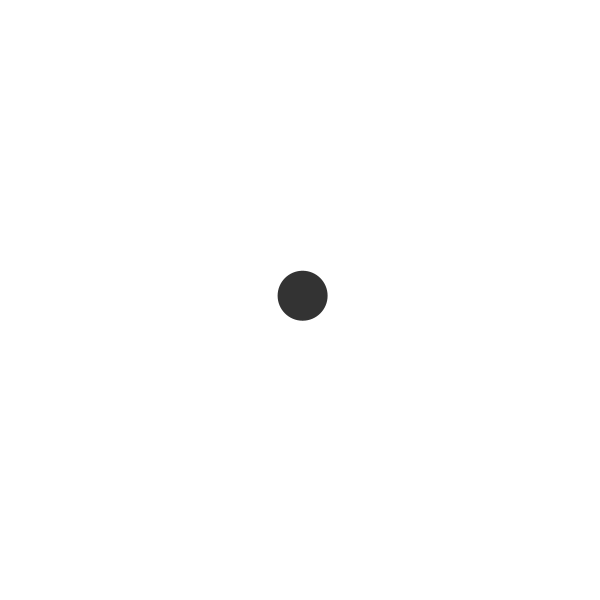
Frame 1 (no input)
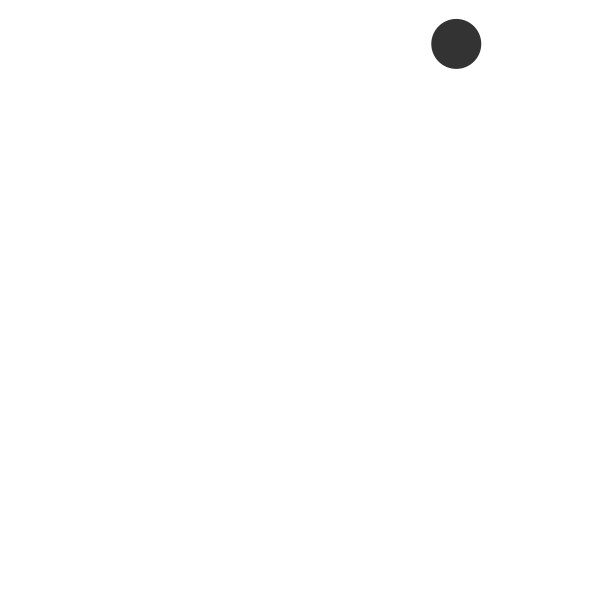
Frame 60 (the mouse pressed at the canvas centre just before this capture)
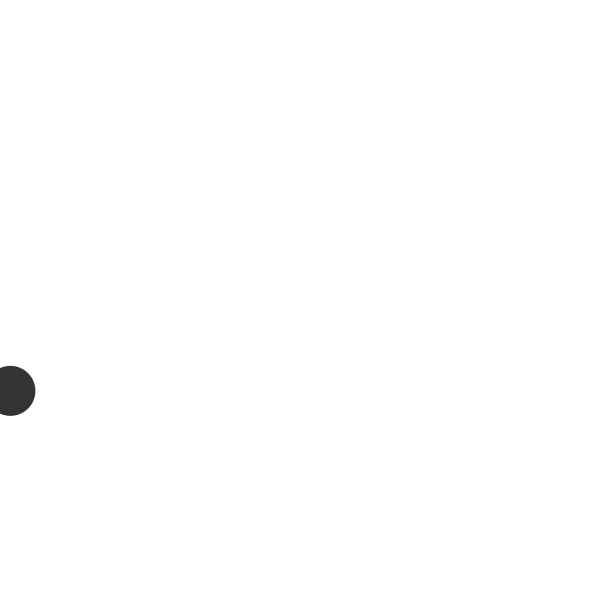
Frame 120 (the mouse held since frame 60 and released just before this capture)

The Processing sketch that drew these frames (run headless with seeded random() and noise(); from frame 60 on, the mouse is pressed at the canvas centre):

// Processing sketch: vector_motion
// ── vector_motion.pde
Mover mover;

void setup() {
  size(600, 600);
  mover=new Mover();
}

void draw() {
  background(255);
  mover.update();
  mover.display();
  mover.check();
  mover.limit();
}

void keyPressed() {
  if (keyCode==UP) {
    mover.velocity.mult(1.25);
  } else if (keyCode==DOWN) {
    mover.velocity.mult(0.75);
  }
}



class Mover {

  PVector location;
  PVector velocity;
  float diameter=50;
  PVector acceleration;

  Mover() {
    location=new PVector(width/2, height/2);
    velocity=new PVector(random(10)-5, random(10)-5);
    velocity.normalize();
    velocity.mult(5);
    acceleration=new PVector(0, 0);
  }

  void update() {
    velocity.add(acceleration);
    //println(velocity.mag());
    location.add(velocity);
  }

  void display() {
    fill(51);
    noStroke();
    ellipse(location.x, location.y, diameter, diameter);
  }

  void check() {
    if (width<location.x) {
      location.x=0;
    } else if (0>location.x) {
      location.x=width;
    }

    if (height<location.y) {
      location.y=0;
    } else if (location.y<0) {
      location.y=height;
    }
  }

  void limit() {
    float speed=velocity.mag();
    if (speed>20) {
      velocity.normalize();
      velocity.mult(20);
    }
  }
}
